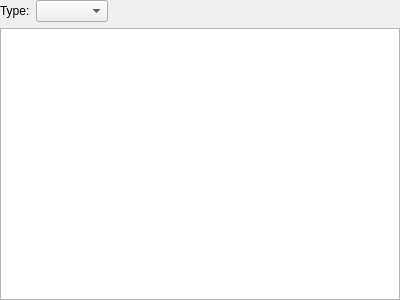
<?xml version="1.0" encoding="UTF-8"?>
<ui version="4.0">
 <class>TextAttachmentsPreviewWidget</class>
 <widget class="QWidget" name="TextAttachmentsPreviewWidget">
  <property name="geometry">
   <rect>
    <x>0</x>
    <y>0</y>
    <width>400</width>
    <height>300</height>
   </rect>
  </property>
  <property name="windowTitle">
   <string>Form</string>
  </property>
  <layout class="QVBoxLayout" name="verticalLayout">
   <property name="spacing">
    <number>6</number>
   </property>
   <property name="leftMargin">
    <number>0</number>
   </property>
   <property name="topMargin">
    <number>0</number>
   </property>
   <property name="rightMargin">
    <number>0</number>
   </property>
   <property name="bottomMargin">
    <number>0</number>
   </property>
   <item>
    <layout class="QHBoxLayout" name="horizontalLayout">
     <item>
      <widget class="QLabel" name="typeLabel">
       <property name="text">
        <string>Type:</string>
       </property>
      </widget>
     </item>
     <item>
      <widget class="Material::ComboBox" name="typeComboBox">
       <property name="editable">
        <bool>false</bool>
       </property>
      </widget>
     </item>
     <item>
      <spacer name="horizontalSpacer">
       <property name="orientation">
        <enum>Qt::Horizontal</enum>
       </property>
       <property name="sizeHint" stdset="0">
        <size>
         <width>40</width>
         <height>20</height>
        </size>
       </property>
      </spacer>
     </item>
    </layout>
   </item>
   <item>
    <widget class="QTextBrowser" name="previewTextBrowser"/>
   </item>
  </layout>
 </widget>
 <customwidgets>
  <customwidget>
   <class>Material::ComboBox</class>
   <extends>QComboBox</extends>
   <header>gui/material/MaterialControls.h</header>
  </customwidget>
 </customwidgets>
 <resources/>
 <connections/>
</ui>
